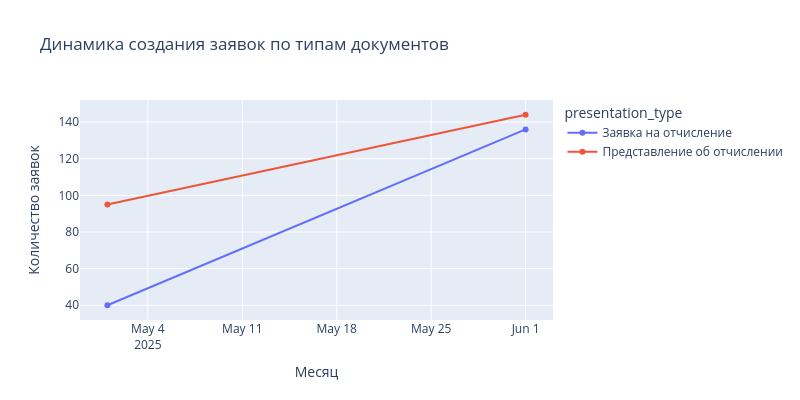

Source (notebook cell):
### Code cell
import pandas as pd
import plotly.express as px
from datetime import timedelta

# Предположим, что данные уже загружены в DataFrame df
# Если нет, используйте код из предыдущего сообщения для подключения к базе данных

# Преобразование дат в datetime
df['date_create'] = pd.to_datetime(df['date_create'], format='%d.%m.%Y')
df['approve_date'] = pd.to_datetime(df['approve_date'])
df['start_date'] = pd.to_datetime(df['start_date'])

# Добавляем столбец с временем обработки для каждой очереди
df['time_to_approve'] = df['approve_date'] - df['date_create']

# Функция для определения задержек
def check_delay(row):
    if row['queue'] == 2:
        return row['time_to_approve'] > timedelta(days=1)
    elif row['queue'] == 3:
        return row['time_to_approve'] > timedelta(days=2)
    return False

df['delay'] = df.apply(check_delay, axis=1)

# 1. Динамика создания заявок
df['year_month'] = df['date_create'].dt.to_period('M').astype(str)  # Группировка по месяцам
requests_by_type_and_time = df.groupby(['year_month', 'presentation_type']).size().reset_index(name='count')

fig_dynamics = px.line(
    requests_by_type_and_time,
    x='year_month',
    y='count',
    color='presentation_type',
    title='Динамика создания заявок по типам документов',
    markers=True,
    height=400,
    width=800
)
fig_dynamics.update_layout(xaxis_title='Месяц', yaxis_title='Количество заявок')

# 2. Статусы заявок
status_distribution = df.groupby(['presentation_type', 'sig_status_name']).size().reset_index(name='count')

fig_status = px.bar(
    status_distribution,
    x='sig_status_name',
    y='count',
    color='presentation_type',
    title='Распределение заявок по статусам',
    barmode='group',
    height=400,
    width=800
)
fig_status.update_layout(xaxis_title='Статус', yaxis_title='Количество заявок')

# 3. Производительность очередей согласования
queue_performance = df.groupby(['queue', 'delay']).size().reset_index(name='count')

fig_queue = px.bar(
    queue_performance,
    x='queue',
    y='count',
    color='delay',
    title='Производительность очередей согласования',
    barmode='group',
    height=400,
    width=800
)
fig_queue.update_layout(xaxis_title='Очередь', yaxis_title='Количество заявок')

# 4. Сравнение факультетов
faculty_performance = df.groupby(['fac_short_name', 'presentation_type'])['time_to_approve'].mean().reset_index()

fig_faculty = px.bar(
    faculty_performance,
    x='fac_short_name',
    y='time_to_approve',
    color='presentation_type',
    title='Среднее время обработки заявок по факультетам',
    barmode='group',
    height=400,
    width=800
)
fig_faculty.update_layout(xaxis_title='Факультет', yaxis_title='Среднее время обработки (дни)')

# Отображаем графики
fig_dynamics.show()
fig_status.show()
fig_queue.show()
fig_faculty.show()

### Figure 1 — Plotly figure (JSON) as saved in the notebook; plotly's stock layout.template omitted (floating-point values rounded to 4 significant figures)
{"data": [{"hovertemplate": "presentation_type=Заявка на отчисление<br>year_month=%{x}<br>count=%{y}<extra></extra>", "legendgroup": "Заявка на отчисление", "line": {"color": "#636efa", "dash": "solid"}, "marker": {"symbol": "circle"}, "mode": "lines+markers", "name": "Заявка на отчисление", "orientation": "v", "showlegend": true, "type": "scatter", "x": ["2025-05", "2025-06"], "xaxis": "x", "y": [40, 136], "yaxis": "y"}, {"hovertemplate": "presentation_type=Представление об отчислении<br>year_month=%{x}<br>count=%{y}<extra></extra>", "legendgroup": "Представление об отчислении", "line": {"color": "#EF553B", "dash": "solid"}, "marker": {"symbol": "circle"}, "mode": "lines+markers", "name": "Представление об отчислении", "orientation": "v", "showlegend": true, "type": "scatter", "x": ["2025-05", "2025-06"], "xaxis": "x", "y": [95, 144], "yaxis": "y"}], "layout": {"height": 400, "legend": {"title": {"text": "presentation_type"}, "tracegroupgap": 0}, "title": {"text": "Динамика создания заявок по типам документов"}, "width": 800, "xaxis": {"anchor": "y", "domain": [0, 1], "title": {"text": "Месяц"}}, "yaxis": {"anchor": "x", "domain": [0, 1], "title": {"text": "Количество заявок"}}}}
